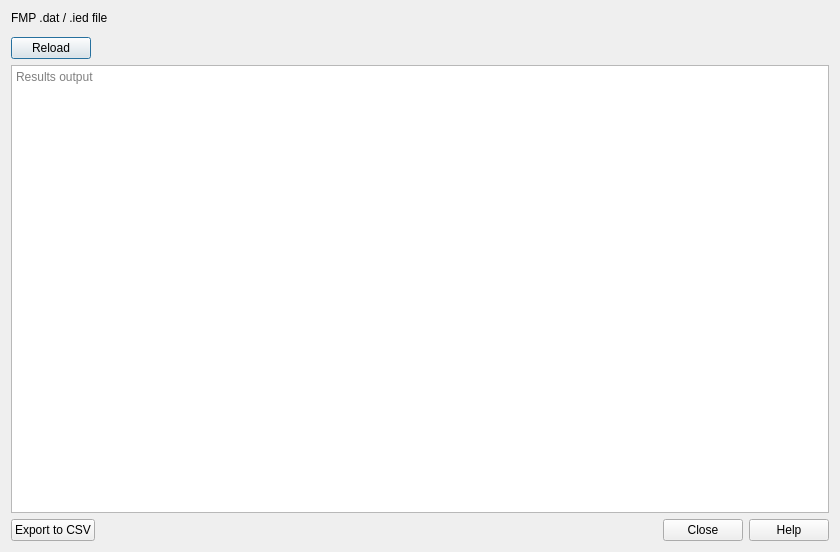
<?xml version="1.0" encoding="UTF-8"?>
<ui version="4.0">
 <class>FmpRefhCheckDialog</class>
 <widget class="QDialog" name="FmpRefhCheckDialog">
  <property name="geometry">
   <rect>
    <x>0</x>
    <y>0</y>
    <width>840</width>
    <height>552</height>
   </rect>
  </property>
  <property name="windowTitle">
   <string>Audit ReFH Units</string>
  </property>
  <layout class="QVBoxLayout" name="verticalLayout">
   <item>
    <widget class="QLabel" name="label">
     <property name="text">
      <string>FMP .dat / .ied file</string>
     </property>
    </widget>
   </item>
   <item>
    <widget class="QgsFileWidget" name="fmpFileWidget">
     <property name="filter">
      <string>*dat *.ied</string>
     </property>
    </widget>
   </item>
   <item>
    <layout class="QHBoxLayout" name="horizontalLayout">
     <item>
      <widget class="QPushButton" name="fmpFileReloadBtn">
       <property name="text">
        <string>Reload</string>
       </property>
      </widget>
     </item>
     <item>
      <spacer name="horizontalSpacer">
       <property name="orientation">
        <enum>Qt::Horizontal</enum>
       </property>
       <property name="sizeHint" stdset="0">
        <size>
         <width>40</width>
         <height>20</height>
        </size>
       </property>
      </spacer>
     </item>
    </layout>
   </item>
   <item>
    <widget class="QPlainTextEdit" name="refhOutputTextbox">
     <property name="styleSheet">
      <string notr="true">font: 10pt &quot;Courier&quot;;</string>
     </property>
     <property name="lineWrapMode">
      <enum>QPlainTextEdit::NoWrap</enum>
     </property>
     <property name="placeholderText">
      <string>Results output</string>
     </property>
    </widget>
   </item>
   <item>
    <layout class="QHBoxLayout" name="horizontalLayout_2">
     <item>
      <widget class="QPushButton" name="csvExportBtn">
       <property name="text">
        <string>Export to CSV</string>
       </property>
      </widget>
     </item>
     <item>
      <spacer name="horizontalSpacer_2">
       <property name="orientation">
        <enum>Qt::Horizontal</enum>
       </property>
       <property name="sizeHint" stdset="0">
        <size>
         <width>40</width>
         <height>20</height>
        </size>
       </property>
      </spacer>
     </item>
     <item>
      <widget class="QDialogButtonBox" name="buttonBox">
       <property name="orientation">
        <enum>Qt::Horizontal</enum>
       </property>
       <property name="standardButtons">
        <set>QDialogButtonBox::Close|QDialogButtonBox::Help</set>
       </property>
      </widget>
     </item>
    </layout>
   </item>
  </layout>
 </widget>
 <customwidgets>
  <customwidget>
   <class>QgsFileWidget</class>
   <extends>QWidget</extends>
   <header>qgsfilewidget.h</header>
  </customwidget>
 </customwidgets>
 <resources/>
 <connections>
  <connection>
   <sender>buttonBox</sender>
   <signal>accepted()</signal>
   <receiver>FmpRefhCheckDialog</receiver>
   <slot>accept()</slot>
   <hints>
    <hint type="sourcelabel">
     <x>248</x>
     <y>254</y>
    </hint>
    <hint type="destinationlabel">
     <x>157</x>
     <y>274</y>
    </hint>
   </hints>
  </connection>
  <connection>
   <sender>buttonBox</sender>
   <signal>rejected()</signal>
   <receiver>FmpRefhCheckDialog</receiver>
   <slot>reject()</slot>
   <hints>
    <hint type="sourcelabel">
     <x>316</x>
     <y>260</y>
    </hint>
    <hint type="destinationlabel">
     <x>286</x>
     <y>274</y>
    </hint>
   </hints>
  </connection>
 </connections>
</ui>
